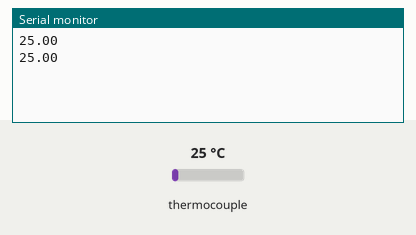
A program run on a simulated ESP8266 (NodeMCU). On the bench: the last lines printed to the serial monitor. Inputs (shaded band) come from the test bench; at power-on: thermocouple 25 °C.

Above: at 1.8 s.
1.9 s: thermocouple set to 6 °C
At 2.8 s:
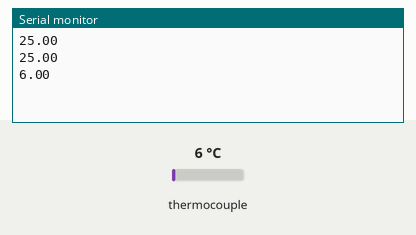
3.4 s: thermocouple set to 75 °C
At 4.7 s:
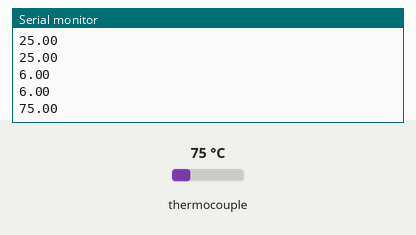
Timing chart, 0 to 6.4 s (numbered marks = the images above; inputs shaded):
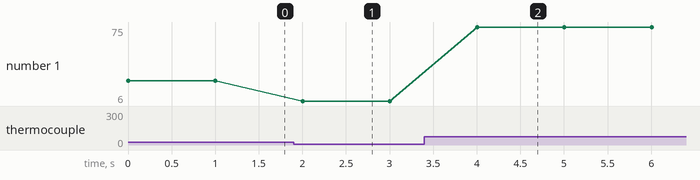

Measured:
- after the input at 1.9 s, the serial monitor: prints a new line after 0.10 s (image 1)
- after the input at 3.4 s, the serial monitor: prints a new line after 0.60 s (image 2)
- plotted number 1: 25 → 6 after the input at 1.9 s, 6 → 75 after the input at 3.4 s

The program:

main.cpp
```cpp
#include <Arduino.h>

#include "max6675.h"
int DO = D5;
int CS = D6;
int CLK = D7;

MAX6675 *Thermocouple = new MAX6675(CLK, CS, DO);

void setup() {
  // put your setup code here, to run once:
  Serial.begin(9600);
}

void loop() {
  Serial.println(Thermocouple->readCelsius());
  // Thermocouple->readCelsius()
  delay(1000);
  // put your main code here, to run repeatedly:
}
```
